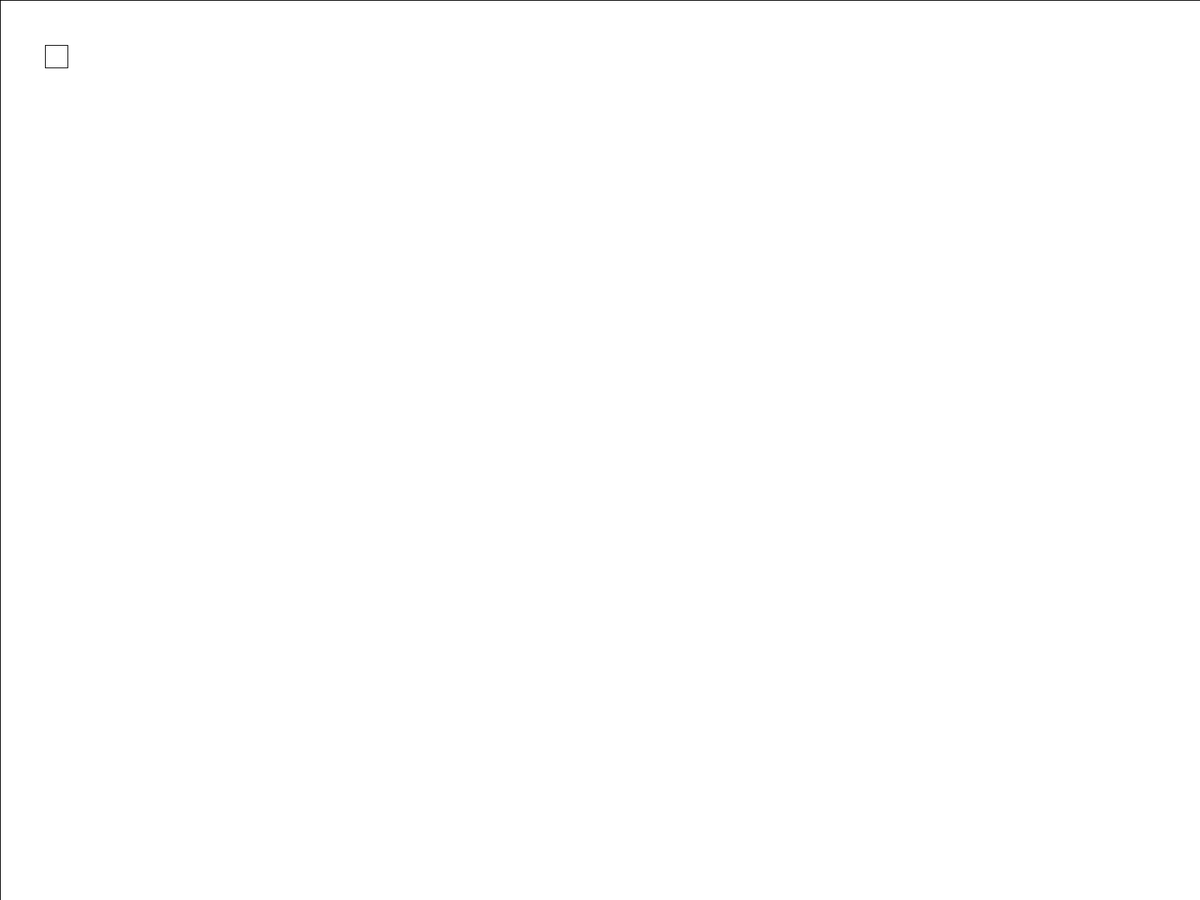
Frame 1 (no input)
Frame 60 (the mouse pressed at the canvas centre just before this capture): identical to frame 1, image omitted
Frame 120 (the mouse held since frame 60 and released just before this capture): identical to frame 1, image omitted

The Processing sketch that drew this single still picture (run headless with seeded random() and noise(); from frame 60 on, the mouse is pressed at the canvas centre):

// Processing sketch: RoTMD
// ── RoTMD.pde
ArrayList<Shape> shapes = new ArrayList<Shape>();
Player box;
void setup() {
fullScreen();
finish();
}

void draw() {
rect(0, 0, width, height);
for (Shape s : shapes) {
    s.draw();
  }
}

void keyPressed() {
box.moveStart();
}

void keyReleased() {
box.moveStop();
}

// ── Enemy.pde
final class Enemy extends Entity {
  PImage sprite1;
  Enemy(float x, float y, float w, float h) {
    super(x, y);

    // Width Height
    this.w = w;
    this.h = h;

    // Hitbox
    wBox = w * 1.1;
    hBox = h * 1.1;
  }
  void draw() {
    rect(x, y, w, h);
  }
}

// ── Entity.pde
abstract class Entity extends Shape {
  float diagSpeed, strSpeed, speed, range, wBox, hBox, projW, projH;
  Boolean moveCheckUp = false, moveCheckDown = false, moveCheckLeft = false, moveCheckRight = false;
  Entity(float x, float y) {
  super(x, y);
  }
}

// ── Fill.pde
void finish() {
box = new Player(60,60);
shapes.add(box);
}

// ── Player.pde
final class Player extends Shape {
float diagSpeed, strSpeed, speed, w, h;
char upCap, upLow, downCap, downLow, leftCap, leftLow, rightCap, rightLow; //Key Bind Variables
Boolean moveCheckUp = false, moveCheckDown = false, moveCheckLeft = false, moveCheckRight = false; //Movement Variables
//Player Sprites
PImage left1, left2, front1, front2, front3, back1, back2, back3;
//Constructor
Player(float x, float y) {
super(x, y); //Super
speed = 10; //Character Speed
strSpeed = 10;
diagSpeed = sqrt((speed*speed)/2);
//Width, Height
w = height/40;
h = w;
//Up Bind
upCap = 'W';
upLow = 'w';
//Down Bind
downCap = 'S';
downLow = 's';
//Left Bind
leftCap = 'A';
leftLow = 'a';
//Right Bind
rightCap = 'D';
rightLow = 'd';
}
//Draw
void draw() {
move();
stroke(0);
rect(x, y, w, h); }

void move() {
if (moveCheckUp && y >= 0) {
y -= (speed);
}
if (moveCheckDown && y <= height) {
y += (speed);
}
if (moveCheckLeft && x >= 0) {
x -= (speed);
}
if (moveCheckRight && x <= width) {
x += (speed);
}
if (moveCheckUp && moveCheckLeft || moveCheckUp && moveCheckRight) {
speed = diagSpeed;
} else if (moveCheckDown == false) {
speed = strSpeed;
}
if (moveCheckDown && moveCheckLeft || moveCheckDown && moveCheckRight) {
speed = diagSpeed;
} else if (moveCheckUp == false) {
speed = strSpeed;
}

}

void moveStart() {
if (key == upCap || key == upLow) {
moveCheckUp = true;
}
if (key == downCap || key == downLow) {
moveCheckDown = true;
}
if (key == leftCap || key == leftLow) {
moveCheckLeft = true;
}
if (key == rightCap || key == rightLow) {
moveCheckRight = true;
}
}

void moveStop() {
if (key == upCap || key == upLow) {
moveCheckUp = false;
}
if (key == downCap || key == downLow) {
moveCheckDown = false;
}
if (key == leftCap || key == leftLow) {
moveCheckLeft = false;
}
if (key == rightCap || key == rightLow) {
moveCheckRight = false;
}
}
}

// ── Shape.pde
abstract class Shape {
  float x, y, w, h;
  Shape (float xPara, float yPara) {
    this.x = xPara;
    this.y = yPara;
  }
  abstract void draw();
  {
  }
}
